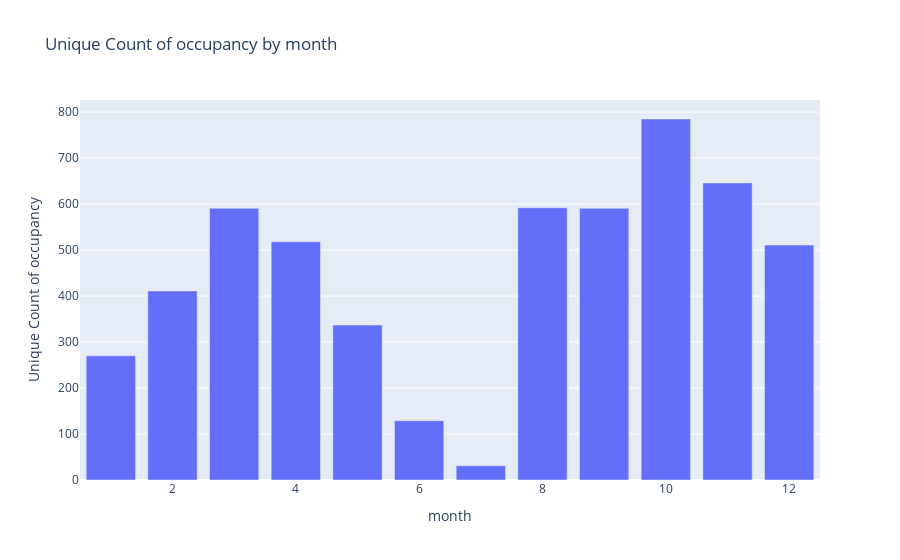

Notebook cell for this chart:
### Code cell
# DISCLAIMER: 'df' refers to the data you passed in when calling 'dtale.show'

import pandas as pd

if isinstance(df, (pd.DatetimeIndex, pd.MultiIndex)):
	df = df.to_frame(index=False)

# remove any pre-existing indices for ease of use in the D-Tale code, but this is not required
df = df.reset_index().drop('index', axis=1, errors='ignore')
df.columns = [str(c) for c in df.columns]  # update columns to strings in case they are numbers

chart_data = pd.concat([
	df['month'],
	df['occupancy'],
], axis=1)
chart_data = chart_data.sort_values(['month'])
chart_data = chart_data.rename(columns={'month': 'x'})
chart_data_nunique = chart_data.groupby(['x'])[['occupancy']].nunique()
chart_data_nunique.columns = ['occupancy|nunique']
chart_data = chart_data_nunique.reset_index()
chart_data = chart_data.dropna()

import plotly.graph_objs as go

charts = []
charts.append(go.Bar(
	x=chart_data['x'],
	y=chart_data['occupancy|nunique']
))
figure = go.Figure(data=charts, layout=go.Layout({
    'barmode': 'group',
    'legend': {'orientation': 'h'},
    'title': {'text': 'Unique Count of occupancy by month'},
    'xaxis': {'tickformat': '0:g', 'title': {'text': 'month'}},
    'yaxis': {'tickformat': '0:g', 'title': {'text': 'Unique Count of occupancy'}, 'type': 'linear'}
}))

# If you're having trouble viewing your chart in your notebook try passing your 'chart' into this snippet:
#
from plotly.offline import iplot, init_notebook_mode
#
init_notebook_mode(connected=True)
for chart in charts:
     chart.pop('id', None) # for some reason iplot does not like 'id'
iplot(figure)

### Figure 1 — Plotly figure (JSON) as saved in the notebook; plotly's stock layout.template omitted (floating-point values rounded to 4 significant figures)
{"data": [{"x": [1, 2, 3, 4, 5, 6, 7, 8, 9, 10, 11, 12], "y": [270, 411, 591, 518, 337, 129, 31, 592, 591, 785, 646, 511], "type": "bar"}], "layout": {"barmode": "group", "legend": {"orientation": "h"}, "title": {"text": "Unique Count of occupancy by month"}, "xaxis": {"tickformat": "0:g", "title": {"text": "month"}}, "yaxis": {"tickformat": "0:g", "title": {"text": "Unique Count of occupancy"}, "type": "linear"}}}
